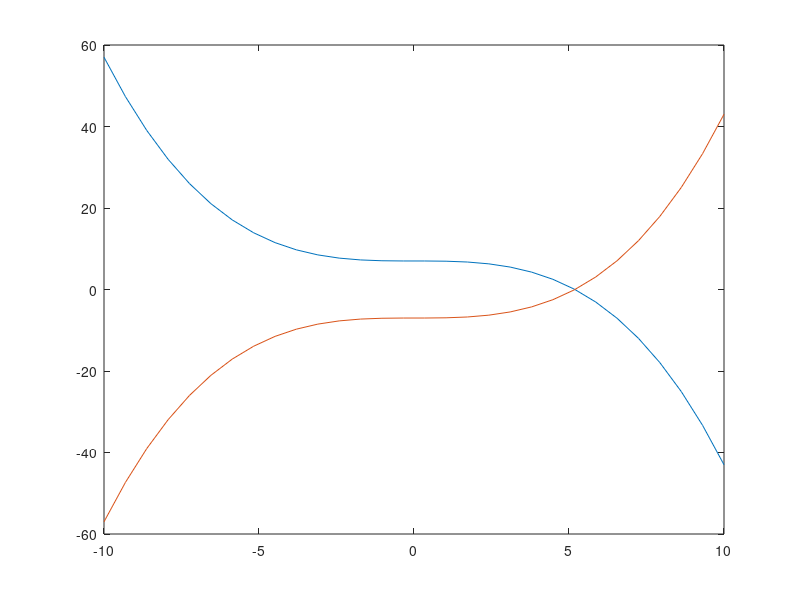

MATLAB code for this plot: (Note: this script raises an error after producing the figure.)
l=-10

u=10

Nh=30
Nv=10

v0=0.5

x=linspace(l,u,Nh); 
y=linspace(l,u,Nv); 

[xg,yg]=meshgrid(x,y);

A=1/20
B=7


y1=-A*x.^3+B
y2=A*x.^3-B



%------------Velocity field------------

vx=(v0.*B.^2 ./(-A.*xg.^3+B).^2)
vy=0


plot(x,y1)
hold on
plot(x,y2)


%---------------Plot vectorial field
h = quiver (xg, yg, vx, vy,'AutoScale','off');
hold off
  
  
axis([l/2 u/2 2*l 2*u])
